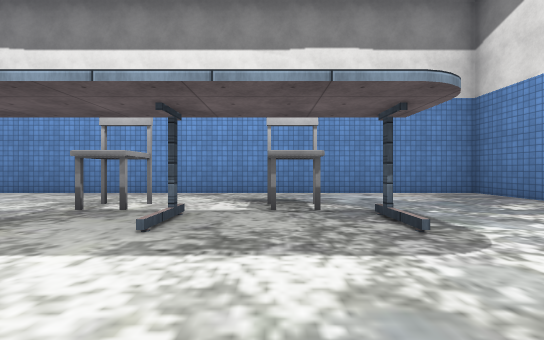
View 1 (above)

23 first-person views from a walk through a Unity game level. The camera is 1.2 m above the floor, looks level and sees 90° across. The floor is counted in squares, 2 m on a side. Each view is taken from the middle of a square. On the plan, view 1 faces up. The plan holds only what a view shows up to about 9 squares ahead; the rest is blank. The place goes on beyond the plan. The player is left out. Door leaves are left out, so doorways stand open. Some surface patterns are stand-ins.

View 2
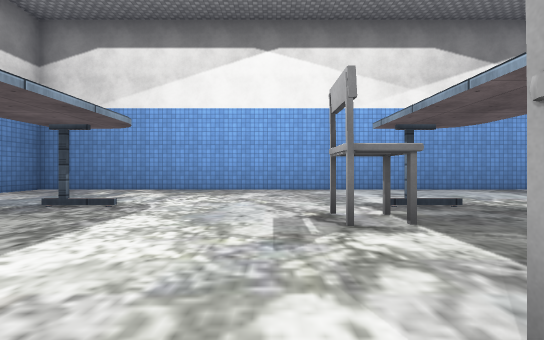

View 3
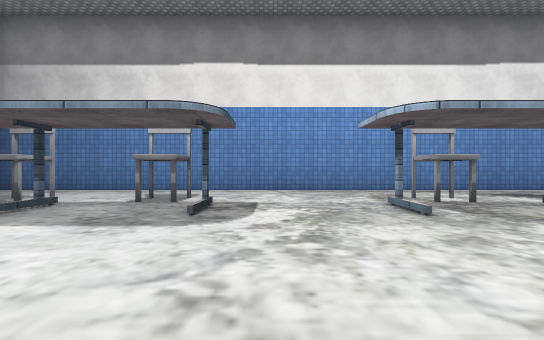

View 4
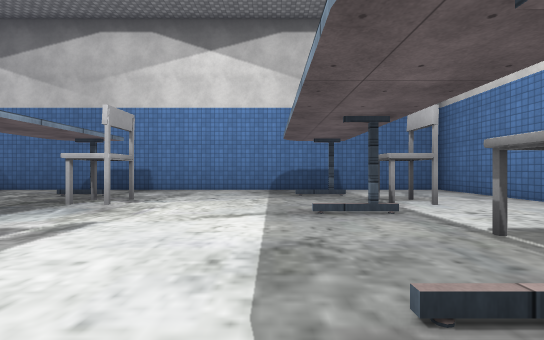

View 5
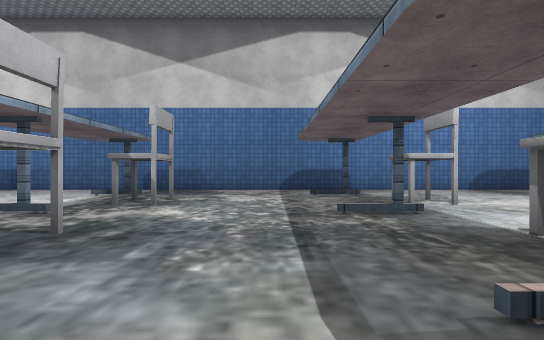

View 6
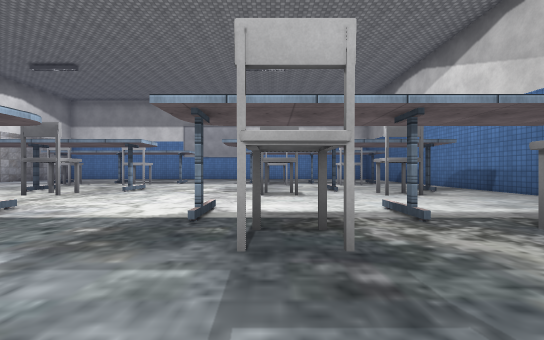

View 7
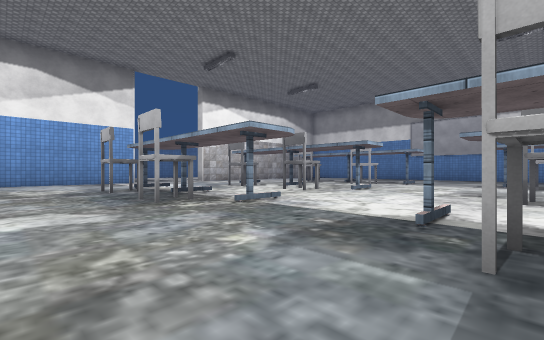

View 8
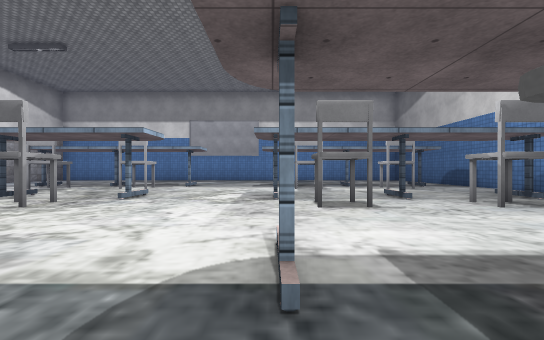

View 9
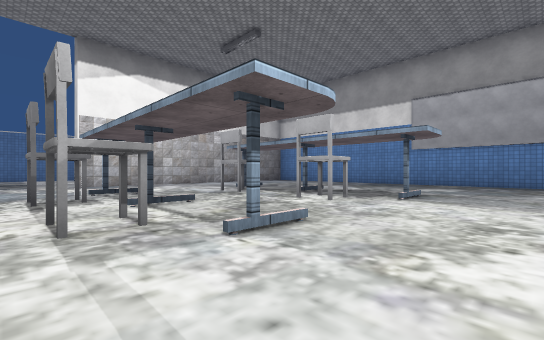

View 10
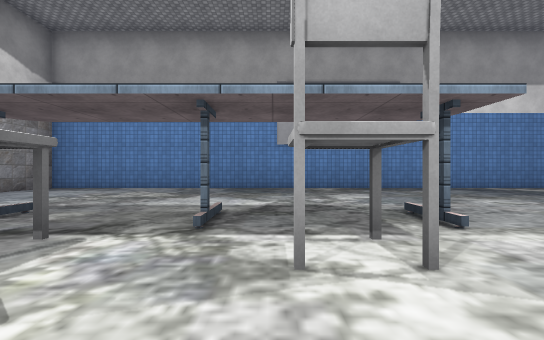

View 11
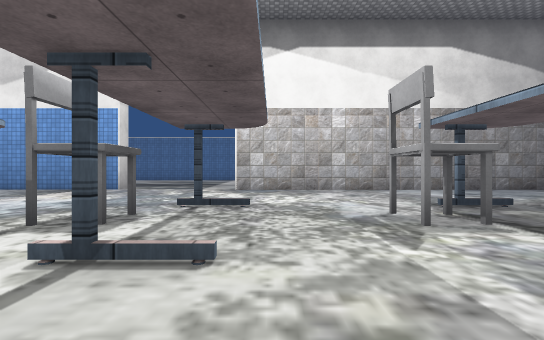

View 12
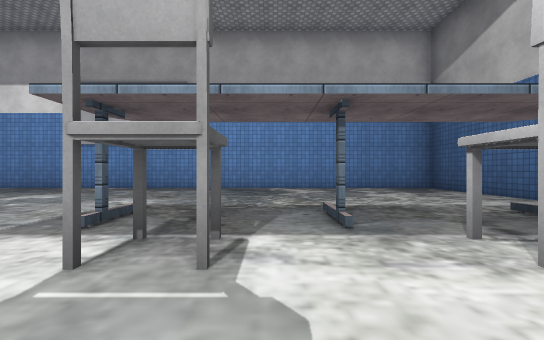

View 13
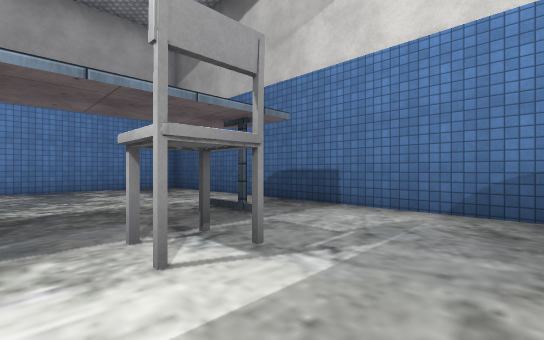

View 14
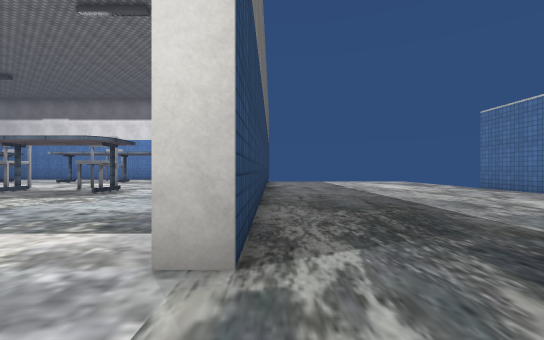

View 15
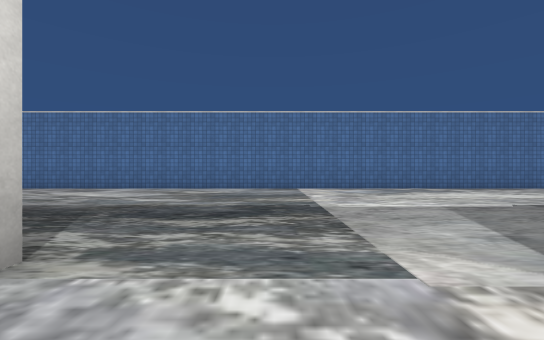

View 16
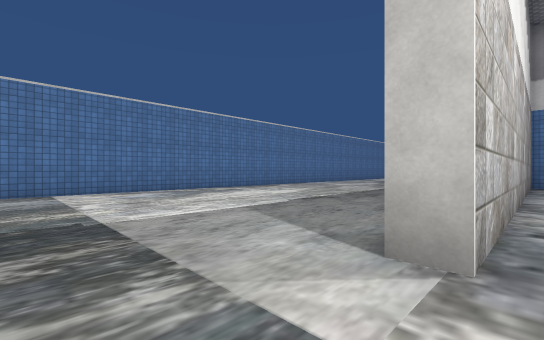

View 17
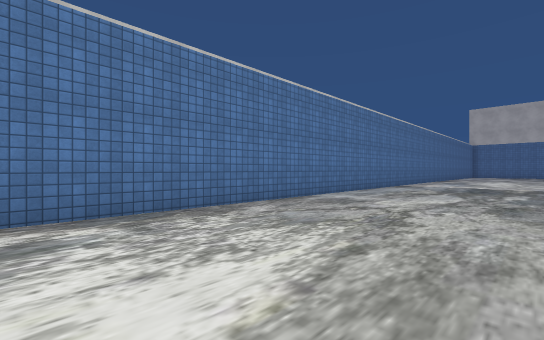

View 18
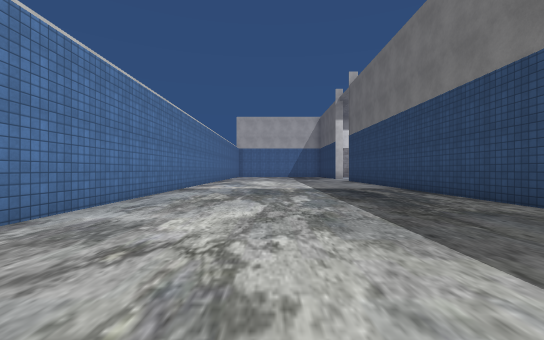

View 19
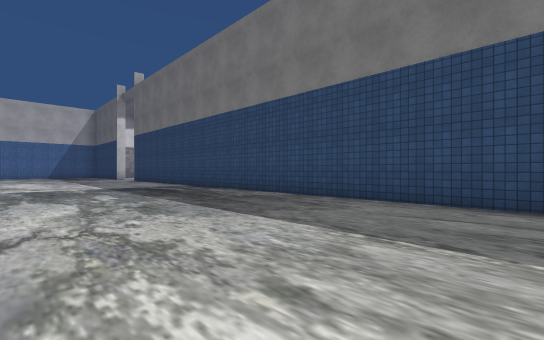

View 20
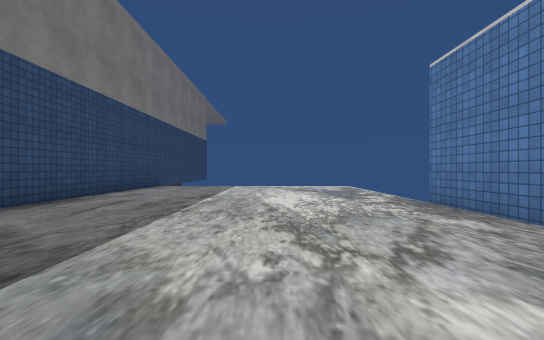

View 21
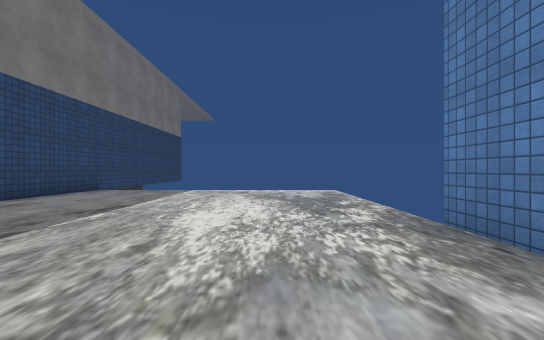

View 22
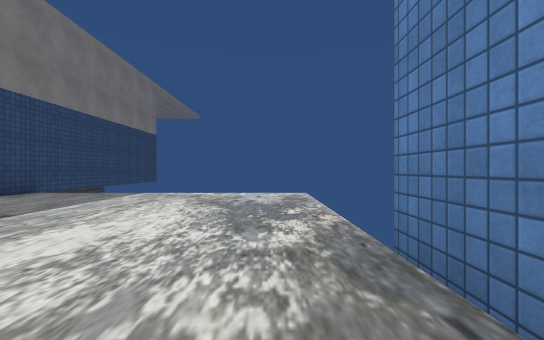

View 23
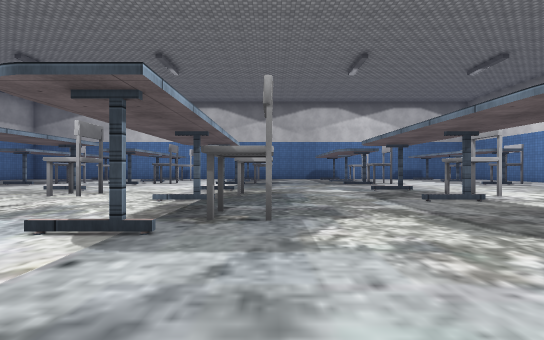

### Floor plan
Key: @ floor where view 1 was taken; # wall or solid block; x gap in a wall; . floor; C chair.
Columns run from 15 left of view 1 to 13 right of it. Each row starts with its distance up from view 1.
  7 ######################
  6 #....................#
  5 #....................#
  4 #...C..C....C..C.....#......
  3 #..#.#..#..#..#.#....#......
  2 #....................#......
  1 #....................#......
  0 #..............@.....#......
 -1 #...C..C ...C..C.....#......x
 -2 #..#.#..   #..#.#....#......#
 -3 #........ ...........#......#
 -4 #....................#......#
 -5 #....................#......#
 -6 #...C..C....C..C.....#......#
 -7 #..#.#..#..#..#.#....#......#
 -8 #....................#......#
 -9 #...........................#
-10 #...........................#
-11 #...C..C....C..C............#
-12 #..#.#..#..#..#.#....#......#
-13 #....................#......#
-14 #....................#......#
-15 #...C..C....C..CC....#......#
-16 #..#.#..#..#..#......#......#
-17 #....................#......#
-18 #....................#......#
-19 #....................#......#
-20 #....................#......#
-21 #....................#......#
-22 ######################......#
-23                     #.......#
-24                     #.......#
-25                     #.......#
-26                     #.......#

Positions as (right, up) in squares from view 1, and headings:
1: (0, 0), facing up
2: (-3, 0), facing right
3: (-6, -1), facing up
4: (-6, 2), facing left
5: (-6, -4), facing left
6: (-8, -4), facing down
7: (-8, -4), facing down-right
8: (-7, -6), facing down
9: (-6, -10), facing down-right
10: (-2, -13), facing down
11: (-3, -13), facing right
12: (-9, -13), facing down
13: (-10, -13), facing down-left
14: (6, -10), facing up
15: (4, -10), facing right
16: (5, -10), facing down-right
17: (9, -15), facing down-right
18: (10, -17), facing down
19: (11, -16), facing down-left
20: (10, -6), facing up
21: (11, -4), facing up
22: (12, -3), facing up
23: (4, -6), facing left
